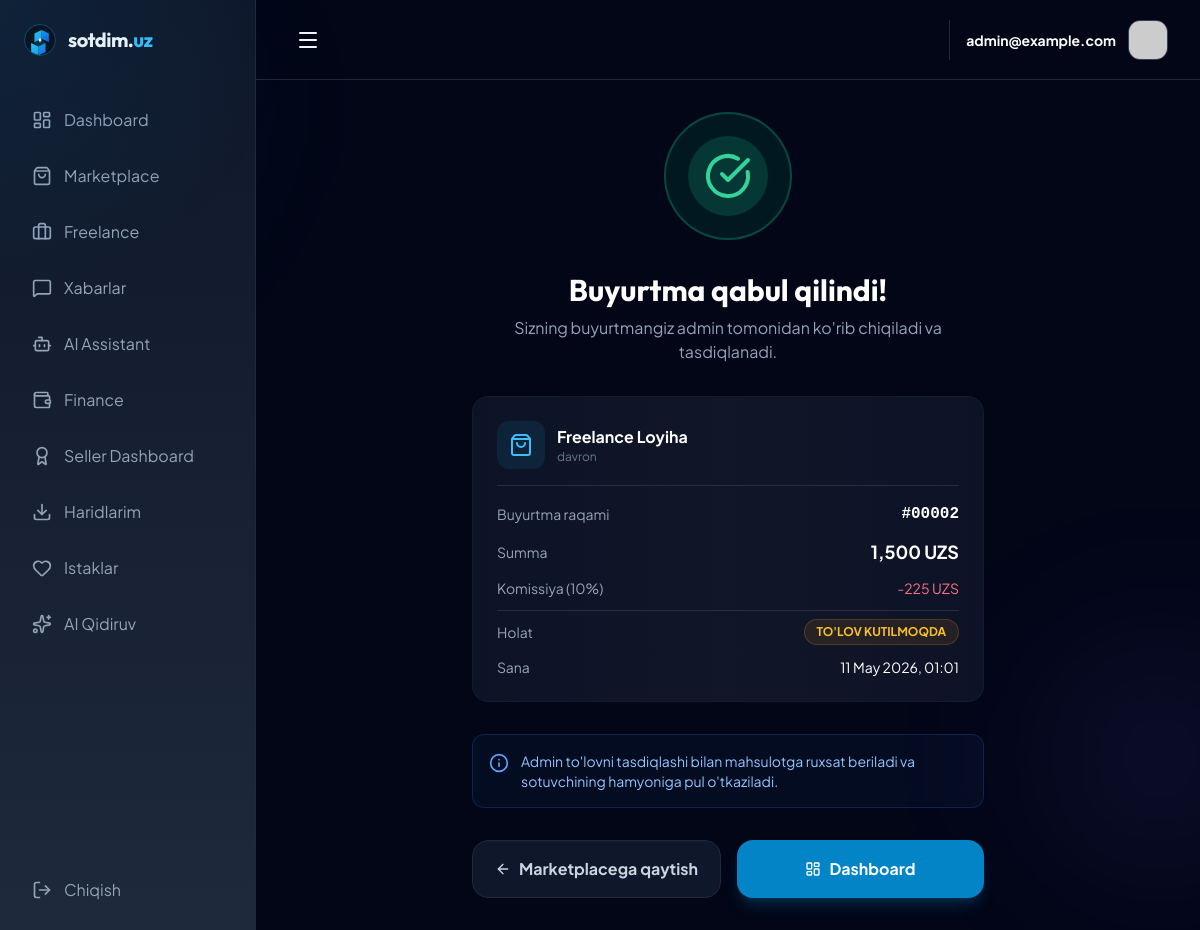
The app's page /marketplace/order/confirm/2/ (signed in) with its own data.
### apps/users/models.py (models this page shows, shortened)
class User(AbstractUser):
    class Role(models.TextChoices):
        USER = "USER", _("User")
        SELLER = "SELLER", _("Seller")
        FREELANCER = "FREELANCER", _("Freelancer")
        MODERATOR = "MODERATOR", _("Moderator")
        SUPPORT = "SUPPORT", _("Support")
        ADMIN = "ADMIN", _("Admin")
    role = models.CharField(
        max_length=20,
        choices=Role.choices,
        default=Role.USER
    )
    email = models.EmailField(_("email address"), unique=True)
    phone_number = models.CharField(_("telefon raqami"), max_length=20, blank=True, null=True)
    telegram_id = models.CharField(max_length=100, blank=True, null=True)
    avatar = models.ImageField(upload_to="avatars/", blank=True, null=True)
    bio = models.TextField(blank=True, null=True)
    class BadgeLevel(models.TextChoices):
        NONE = "NONE", "Oddiy"
        VERIFIED = "VERIFIED", "Tasdiqlangan ✓"
        PREMIUM = "PREMIUM", "Premium ⭐"
        TRUSTED = "TRUSTED", "Ishonchli 🛡️"
        TOP_SELLER = "TOP_SELLER", "Top Seller 🏆"
    badge = models.CharField(max_length=20, choices=BadgeLevel.choices, default=BadgeLevel.NONE)
    is_verified = models.BooleanField(default=False)
    two_factor_enabled = models.BooleanField(default=False)
    has_saved_card = models.BooleanField(default=False)
    created_at = models.DateTimeField(auto_now_add=True)
    updated_at = models.DateTimeField(auto_now=True)
    USERNAME_FIELD = "email"
    REQUIRED_FIELDS = ["username"]
    class Meta:
        verbose_name = "Foydalanuvchi"
        verbose_name_plural = "Foydalanuvchilar"
        ordering = ['-created_at']

### apps/orders/models.py (models this page shows, shortened)
class Order(models.Model):
    class Status(models.TextChoices):
        PENDING = "PENDING", "To'lov kutilmoqda"
        AWAITING_APPROVAL = "AWAITING_APPROVAL", "Tasdiqlash kutilmoqda"
        PAID = "PAID", "To'lov qabul qilindi"
        IN_PROGRESS = "IN_PROGRESS", "Jarayonda"
        DELIVERED = "DELIVERED", "Yetkazildi"
        COMPLETED = "COMPLETED", "Yakunlandi"
        CANCELLED = "CANCELLED", "Bekor qilindi"
        REFUNDED = "REFUNDED", "Qaytarildi"
    buyer = models.ForeignKey(settings.AUTH_USER_MODEL, on_delete=models.CASCADE, related_name="orders")
    product = models.ForeignKey(Product, on_delete=models.SET_NULL, null=True, blank=True)
    freelancer = models.ForeignKey(settings.AUTH_USER_MODEL, on_delete=models.SET_NULL, null=True, blank=True, related_name="freelance_orders")
    coupon = models.ForeignKey('payments.Coupon', on_delete=models.SET_NULL, null=True, blank=True, related_name='orders')
    coupon_code = models.CharField(max_length=50, blank=True, null=True)
    discount_amount = models.DecimalField(max_digits=10, decimal_places=2, default=0)
    final_amount = models.DecimalField(max_digits=10, decimal_places=2, default=0)
    status = models.CharField(max_length=20, choices=Status.choices, default=Status.PENDING)
    amount = models.DecimalField(max_digits=10, decimal_places=2)
    commission = models.DecimalField(max_digits=10, decimal_places=2)
    payment_method = models.CharField(max_length=50, blank=True, null=True)
    transaction_id = models.CharField(max_length=255, blank=True, null=True)
    receipt_image = models.ImageField(upload_to="receipts/%Y/%m/%d/", blank=True, null=True, verbose_name="To'lov cheki")
    created_at = models.DateTimeField(auto_now_add=True)
    updated_at = models.DateTimeField(auto_now=True)
    class Meta:
        verbose_name = "Buyurtma"
        verbose_name_plural = "Buyurtmalar"
        ordering = ['-created_at']

### apps/marketplace/views.py (the view)
# urls.py: path("order/confirm/<int:order_id>/", order_confirm, name="order_confirm"),
@login_required
def order_confirm(request, order_id):
    from apps.orders.models import Order
    from django.db.models import Q
    order = get_object_or_404(Order, Q(buyer=request.user) | Q(freelancer=request.user) | Q(product__seller=request.user), id=order_id)
    return render(request, 'marketplace/order_confirm.html', {'order': order})

### templates/marketplace/order_confirm.html (shortened to what this page needs)
{% extends 'base.html' %}
{% load currency_tags %}
{% block content %}
<div class="min-h-[70vh] flex items-center justify-center">
    <div class="max-w-lg w-full text-center space-y-8">
        <div class="flex justify-center">
            <div class="relative">
                <div class="w-32 h-32 bg-emerald-500/10 rounded-full flex items-center justify-center border-2 border-emerald-500/30 animate-pulse">
                    <div class="w-20 h-20 bg-emerald-500/20 rounded-full flex items-center justify-center">
                        <i data-lucide="check-circle" class="w-12 h-12 text-emerald-400"></i>
                    </div>
                </div>
            </div>
        </div>
        <div class="space-y-2">
            <h1 class="text-3xl font-heading font-bold text-white">Buyurtma qabul qilindi!</h1>
            <p class="text-slate-400">Sizning buyurtmangiz admin tomonidan ko'rib chiqiladi va tasdiqlanadi.</p>
        </div>
        <div class="glass p-6 rounded-2xl border-slate-800/50 text-left space-y-4">
            <div class="flex items-center gap-3 pb-4 border-b border-slate-800">
                <div class="w-12 h-12 rounded-xl bg-primary-500/10 flex items-center justify-center">
                    <i data-lucide="shopping-bag" class="w-6 h-6 text-primary-400"></i>
                </div>
                <div>
                    <p class="font-bold text-white">
                        {% if order.product %}{{ order.product.title }}{% else %}Freelance Loyiha{% endif %}
                    </p>
                    <p class="text-xs text-slate-500">
                        {% if order.product %}{{ order.product.seller.username }}{% elif order.freelancer %}{{ order.freelancer.username }}{% else %}—{% endif %}
                    </p>
                </div>
            </div>
            <div class="space-y-3">
                <div class="flex justify-between items-center">
                    <span class="text-slate-400 text-sm">Buyurtma raqami</span>
                    <span class="font-mono font-bold text-white">#{{ order.id|stringformat:"05d" }}</span>
                </div>
                <div class="flex justify-between items-center">
                    <span class="text-slate-400 text-sm">Summa</span>
                    <span class="font-bold text-white text-lg">{{ order.amount|uzs }}</span>
                </div>
                <div class="flex justify-between items-center">
                    <span class="text-slate-400 text-sm">Komissiya (10%)</span>
                    <span class="text-rose-400 text-sm">-{{ order.commission|uzs }}</span>
                </div>
                <div class="flex justify-between items-center pt-2 border-t border-slate-800">
                    <span class="text-slate-400 text-sm">Holat</span>
                    <span class="px-3 py-1 bg-amber-500/10 text-amber-400 text-xs font-bold rounded-full border border-amber-500/20 uppercase">
                        {{ order.get_status_display }}
                    </span>
                </div>
                <div class="flex justify-between items-center">
                    <span class="text-slate-400 text-sm">Sana</span>
                    <span class="text-white text-sm">{{ order.created_at|date:"d M Y, H:i" }}</span>
                </div>
            </div>
        </div>
        <div class="flex items-start gap-3 p-4 bg-blue-500/5 border border-blue-500/20 rounded-xl text-left">
            <i data-lucide="info" class="w-5 h-5 text-blue-400 flex-shrink-0 mt-0.5"></i>
            <p class="text-sm text-blue-300">
                Admin to'lovni tasdiqlashi bilan mahsulotga ruxsat beriladi va sotuvchining hamyoniga pul o'tkaziladi.
            </p>
        </div>
        <div class="flex gap-4">
            <a href="{% url 'marketplace:product_list' %}"
               class="flex-1 py-4 bg-slate-900 border border-slate-800 hover:bg-slate-800 rounded-2xl font-bold text-slate-300 transition-all flex items-center justify-center gap-2">
                <i data-lucide="arrow-left" class="w-4 h-4"></i>
                Marketplacega qaytish
            </a>
            <a href="{% url 'core:dashboard' %}"
               class="flex-1 py-4 bg-primary-600 hover:bg-primary-500 rounded-2xl font-bold text-white transition-all shadow-lg shadow-primary-500/20 flex items-center justify-center gap-2">
                <i data-lucide="layout-dashboard" class="w-4 h-4"></i>
                Dashboard
            </a>
        </div>
    </div>
</div>
{% endblock %}

### templates/base.html (shortened to what this page needs)
<!DOCTYPE html>
<html lang="uz" class="dark">
<head>
    <script src="https://cdn.tailwindcss.com"></script>
</head>
<body class="bg-slate-950 text-slate-100 font-sans antialiased min-h-screen overflow-x-hidden">
    <div id="cursor-glow"></div>
    <div class="bg-glow" style="top: -10%; left: -10%; animation-duration: 25s;"></div>
    <div class="bg-glow" style="top: 60%; left: 80%; animation-duration: 35s; background: radial-gradient(circle, rgba(139, 92, 246, 0.1) 0%, transparent 70%);"></div>
    <div id="main-content" class="site-content flex min-h-screen relative" x-data="{ sidebarOpen: false }">
        <aside
            :class="{
                '-translate-x-full': !sidebarOpen,
                'translate-x-0': sidebarOpen
            }"
            class="fixed inset-y-0 left-0 w-72 sidebar-gradient border-r border-slate-800 z-[60] transform transition-transform duration-300 ease-in-out lg:translate-x-0 lg:static lg:inset-auto lg:w-64 lg:flex-shrink-0 lg:flex lg:flex-col"
            x-cloak
        >
            <div class="flex flex-col h-full w-full">
                <div class="p-6 flex items-center justify-between">
                    <div class="flex items-center gap-3">
                        <img src="/static/img/logo_premium.svg" alt="sotdim.uz" class="h-8 w-8 rounded-full border border-primary-500/30">
                        <span class="font-heading font-bold text-xl tracking-tight">sotdim.<span class="text-primary-400">uz</span></span>
                    </div>
                </div>
                <nav class="flex-1 px-4 space-y-2 mt-4 overflow-y-auto">
                    <a href="{% url 'core:dashboard' %}" @click="if(window.innerWidth < 1024) sidebarOpen = false" class="flex items-center gap-3 px-4 py-3 rounded-xl {% if request.resolver_match.url_name == 'dashboard' %}bg-primary-500/10 text-primary-400 border border-primary-500/20{% else %}text-slate-400 hover:bg-slate-800 transition-colors{% endif %}">
                        <i data-lucide="layout-dashboard" class="w-5 h-5"></i>
                        <span>Dashboard</span>
                    </a>
                    <a href="{% url 'marketplace:product_list' %}" @click="if(window.innerWidth < 1024) sidebarOpen = false" class="flex items-center gap-3 px-4 py-3 rounded-xl text-slate-400 hover:bg-slate-800 transition-colors">
                        <i data-lucide="shopping-bag" class="w-5 h-5"></i>
                        <span>Marketplace</span>
                    </a>
                    <a href="{% url 'freelance:project_list' %}" @click="if(window.innerWidth < 1024) sidebarOpen = false" class="flex items-center gap-3 px-4 py-3 rounded-xl text-slate-400 hover:bg-slate-800 transition-colors">
                        <i data-lucide="briefcase" class="w-5 h-5"></i>
                        <span>Freelance</span>
                    </a>
                    <a href="{% url 'chat:chat_list' %}" @click="if(window.innerWidth < 1024) sidebarOpen = false" class="flex items-center gap-3 px-4 py-3 rounded-xl text-slate-400 hover:bg-slate-800 transition-colors">
                        <i data-lucide="message-square" class="w-5 h-5"></i>
                        <span>Xabarlar</span>
                    </a>
                    <a href="{% url 'ai_system:assistant' %}" @click="if(window.innerWidth < 1024) sidebarOpen = false" class="flex items-center gap-3 px-4 py-3 rounded-xl text-slate-400 hover:bg-slate-800 transition-colors">
                        <i data-lucide="bot" class="w-5 h-5"></i>
                        <span>AI Assistant</span>
                    </a>
                    <a href="{% url 'payments:wallet' %}" @click="if(window.innerWidth < 1024) sidebarOpen = false" class="flex items-center gap-3 px-4 py-3 rounded-xl text-slate-400 hover:bg-slate-800 transition-colors">
                        <i data-lucide="wallet" class="w-5 h-5"></i>
                        <span>Finance</span>
                    </a>
                    {% if request.user.is_authenticated and request.user.role == 'SELLER' %}
                    <a href="{% url 'users:seller_dashboard' %}" @click="if(window.innerWidth < 1024) sidebarOpen = false" class="flex items-center gap-3 px-4 py-3 rounded-xl text-slate-400 hover:bg-slate-800 transition-colors">
                        <i data-lucide="award" class="w-5 h-5"></i>
                        <span>Seller Dashboard</span>
                    </a>
                    {% elif request.user.is_authenticated %}
                    <a href="{% url 'users:become_seller' %}" @click="if(window.innerWidth < 1024) sidebarOpen = false" class="flex items-center gap-3 px-4 py-3 rounded-xl text-slate-400 hover:bg-slate-800 transition-colors">
                        <i data-lucide="user-plus" class="w-5 h-5"></i>
                        <span>Become a Seller</span>
                    </a>
                    {% endif %}
                    <a href="{% url 'core:purchases' %}" @click="if(window.innerWidth < 1024) sidebarOpen = false" class="flex items-center gap-3 px-4 py-3 rounded-xl text-slate-400 hover:bg-slate-800 transition-colors">
                        <i data-lucide="download" class="w-5 h-5"></i>
                        <span>Haridlarim</span>
                    </a>
                    <a href="{% url 'marketplace:wishlist' %}" @click="if(window.innerWidth < 1024) sidebarOpen = false" class="flex items-center gap-3 px-4 py-3 rounded-xl text-slate-400 hover:bg-slate-800 transition-colors">
                        <i data-lucide="heart" class="w-5 h-5"></i>
                        <span>Istaklar</span>
                    </a>
                    <a href="{% url 'marketplace:ai_smart_search' %}" @click="if(window.innerWidth < 1024) sidebarOpen = false" class="flex items-center gap-3 px-4 py-3 rounded-xl text-slate-400 hover:bg-slate-800 transition-colors">
                        <i data-lucide="sparkles" class="w-5 h-5"></i>
                        <span>AI Qidiruv</span>
                    </a>
                </nav>
                <div class="p-4 border-t border-slate-800">
                    <a href="{% url 'users:logout' %}" class="flex items-center gap-3 px-4 py-3 rounded-xl text-slate-400 hover:bg-rose-500/10 hover:text-rose-400 transition-colors">
                        <i data-lucide="log-out" class="w-5 h-5"></i>
                        <span>Chiqish</span>
                    </a>
                </div>
            </div>
        </aside>
        <main class="flex-1 flex flex-col min-h-screen min-w-0">
            <header class="h-20 border-b border-slate-800 bg-slate-950/50 backdrop-blur-md sticky top-0 z-40 px-4 lg:px-8 flex items-center justify-between">
                <div class="flex items-center gap-4">
                    <button @click="sidebarOpen = !sidebarOpen" class="p-2 hover:bg-slate-800 rounded-lg transition-colors">
                        <i data-lucide="menu" class="w-6 h-6"></i>
                    </button>
                </div>
                <div class="flex items-center gap-4">
                    {% if request.user.is_authenticated %}
                    <div class="flex items-center gap-3 pl-4 border-l border-slate-800">
                        <div class="text-right hidden md:block">
                            <p class="text-sm font-bold text-white">{{ request.user.username }}</p>
                        </div>
                        <div class="w-10 h-10 rounded-xl bg-slate-800 border border-slate-700 overflow-hidden">
                            <img src="https://api.dicebear.com/7.x/avataaars/svg?seed={{ request.user.username }}" alt="Avatar">
                        </div>
                    </div>
                    {% else %}
                    <a href="{% url 'users:login' %}" class="px-5 py-2 bg-primary-600 hover:bg-primary-500 text-white rounded-xl text-sm font-bold transition-all">Kirish</a>
                    {% endif %}
                </div>
            </header>
            <section class="p-4 md:p-8">
                {% block content %}{% endblock %}
            </section>
        </main>
    </div>
</body>
</html>

### records on screen
User: user.username "admin@example.com"
Order: freelancer.username "davron", id "00002", amount|uzs "1,500 UZS", commission|uzs "225 UZS", status "TO'LOV KUTILMOQDA", created_at "11 May 2026, 01:01"
